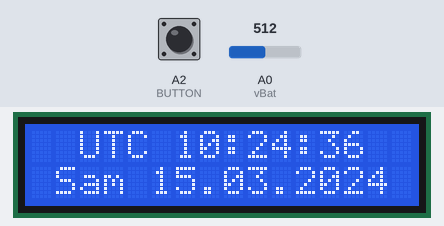
A sketch run on a simulated Arduino Uno, built with avr-gcc and run on an emulated ATmega328P. Parts: 16×2 character LCD. Wiring (inferred from the names in the program): DS1307 clock at I2C address 0x68. The inputs (shaded band) are chosen by the test bench; at power-on: A2 (BUTTON) HIGH, A0 (vBat) = 512. The local clock reads 2024-03-15 10:24:30 at power-on unless the sketch sets it.

Above: at 6.2 s.
6.3 s: A2 (BUTTON) pulled LOW for 0.15 s
At 16.6 s:
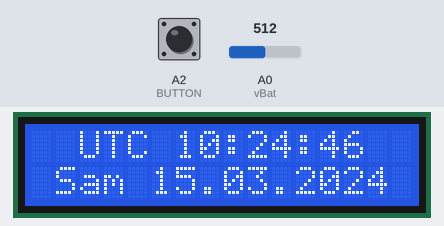
20.5 s: A0 (vBat) set to 122
At 21.8 s:
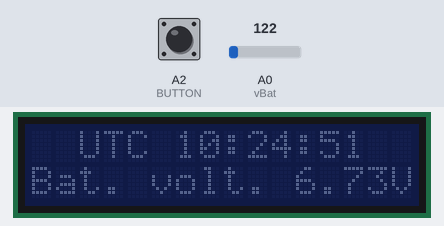
24.5 s: A2 (BUTTON) pulled LOW for 1 s
At 26.8 s:
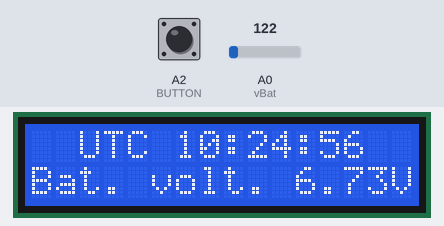
29.5 s: A0 (vBat) set to 102
At 29.9 s:
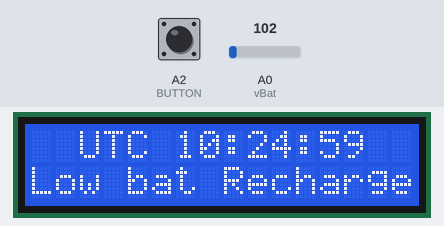
32.5 s: A0 (vBat) set to 306
39.5 s: A2 (BUTTON) pulled LOW for 3.2 s
At 43.8 s:
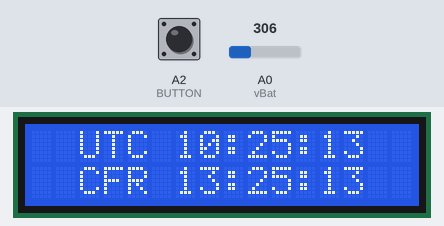

The sketch:

YO8SHU_Contest_ClockVer2.ino
```cpp
// Ceas pentru concursurile de radioamatori
// Versiune 3.0
// YO8SHU Robert

// Connectare LCD:
//pin SDA to Arduino Analog pin A4
//pin SCL to Arduino Analog pin A5
//pin GND to Arduino GND
//pin VCC to Arduino 5v

//Conectare RTC:
//pin SDA to Arduino Analog pin A4
//pin SCL to Arduino Analog pin A5
//pin GND to Arduino GND
//pin VCC to Arduino 5v

// Conectare Divizor pin A0
// Conectare buton pin A2

//Librarii

#include <Wire.h>                             // include libraria Wire.h
#include <LCD.h>                              // include libraria LCD.h
#include <LiquidCrystal_I2C.h>                // include libraria LiquidCrystal_I2C.h
#define DS1307_I2C_ADDRESS 0x68               // defineste adresa I2C folosita de RTC 0x68
LiquidCrystal_I2C  lcd(0x27,2,1,0,4,5,6,7);   // defineste adresa I2C folosita de LCD 0x27

// Configurare Voltmetru
   int vBat = A0;                                //Pinul folosit pentru citirea voltajului de pe baterie, A0.
   float vout = 0;
   float vin = 0;
   float R1 = 103000;                            // R1 aprox 100K, pentru acuratetea masurarii trebuie introdusa valoarea exacta!
   float R2 = 10000;                             // R2 aprox 10K, pentru acuratetea masurarii trebuie introdusa valoarea exacta!
   int value = 0;

// Configurare activare si temporizare retroiluminare
   const byte BUTTON = A2;                       // Pinul folosit pentru butonul ce prinde retroiluminarea, A2
   unsigned long buttonPushedMillis = 0;         // defineste cand butonul a fost eliberat
   unsigned long ledTurnedOnAt = 0;              // defineste cand ledul sa aprins
   unsigned long turnOnDelay = 250;              // defineste cat se asteapta pana se aprinde ledul
   unsigned long turnOffDelay = 10000;           // defineste cat timp sta aprins ledul
   bool ledReady = true;                         // flag for when button is let go
   bool ledState = false;                        // for LED is on or not.

// Converteste numerele Zecimale in Binare
   byte decToBcd(byte val)
        {return ( (val/10*16) + (val%10) );}

// Converteste numerele Binare in Zecimale
   byte bcdToDec(byte val)
        {return ( (val/16*10) + (val%16) );}

// 1) Setarea datei si orei in modulul RTC
// 2) Porneste ceasul
// 3) regleaza afisarea orei in formatul 24 ore
// introduceti cifre corecte
   void setDateDs1307( byte second,                         //ORA:   // 0-59
                       byte minute,                                  // 0-59
                       byte hour,                                    // 1-23
                       byte dayOfWeek,                      //DATA:  // 1-7
                       byte dayOfMonth,                              // 1-28/29/30/31
                       byte month,                                   // 1-12
                       byte year)                                    // 0-99
   {Wire.beginTransmission(DS1307_I2C_ADDRESS);
    Wire.write(0);
    Wire.write(decToBcd(second));                                   // 0 to bit 7 starts the clock
    Wire.write(decToBcd(minute));
    Wire.write(decToBcd(hour));
    Wire.write(decToBcd(dayOfWeek));
    Wire.write(decToBcd(dayOfMonth));
    Wire.write(decToBcd(month));
    Wire.write(decToBcd(year));
    Wire.write(0x10);                                               // sends 0x10 (hex) 00010000 (binary) to control register - turns on square wave
    Wire.endTransmission();}

// Citirea datei si orei din modulul RTC
   void getDateDs1307(byte *second,
   byte *minute,
   byte *hour,
   byte *dayOfWeek,
   byte *dayOfMonth,
   byte *month,
   byte *year)

// Reset the register pointer
             {Wire.beginTransmission(DS1307_I2C_ADDRESS);
              Wire.write(0);
              Wire.endTransmission();
              Wire.requestFrom(DS1307_I2C_ADDRESS, 7);
               *second     = bcdToDec(Wire.read() & 0x7f);        // A few of these need masks because certain bits are control bits
               *minute     = bcdToDec(Wire.read());
               *hour       = bcdToDec(Wire.read() & 0x3f);        // Need to change this if 12 hour am/pm
               *dayOfWeek  = bcdToDec(Wire.read());
               *dayOfMonth = bcdToDec(Wire.read());
               *month      = bcdToDec(Wire.read());
               *year       = bcdToDec(Wire.read());}

void setup()
    {pinMode(BUTTON, INPUT_PULLUP);           // Setaza butonul ca fiind Pulup
     pinMode(vBat, INPUT);                    // Setaza pinul de masura voltaj baterie ca fiind INPUT
     lcd.setBacklightPin(3,POSITIVE);         // Seteaza pinul 3 din i2c to lcd ca fiind cel ce controleaza iluminatul
     lcd.setBacklight(HIGH);                  // Aprinde iluminatul
     byte second, minute, hour, dayOfWeek, dayOfMonth, month, year;
     Wire.begin();

// Introduceti mai jos data si ora exacta
// Aceasta informatii se introduc doar atunci cand dorim sincronizarea ceasului cu ora excacta
// In functie de calitatea RTC-ului acest lucru nu trebuie efectuat prea des.

             second = 0;                     // aici se introduce secunda exacta
             minute = 12;                    // aici se introduce minutul exact
             hour = 13;                      // aici se introduce ora exacta
             dayOfWeek = 7;                  // aici se introduce numarul zilei din saptamana
             dayOfMonth = 12;                // aici se introduce ziua
             month = 04;                     // aici se introduce luna
             year = 20;                      // aici se introduce anul

// Pentru a introduce datele de mai sus in modulul RTC, se decomenteaza urmatoarea linie si apoi se uploadeaza codul in arduino.
// setDateDs1307(second, minute, hour, dayOfWeek, dayOfMonth, month, year);
// Dupa ce sa uploadat codul cu ora exacta reglata, se comentaza la loc linia de deasupra si se face upload la cod din nou.
// daca linia raman decomentata, la fiecare pornire a ceasului informatiile de mai sus se reintroduc in
// modulul RTC ceea ce face ca data si ora sa se reseteze la momentul uploadului initial.

// initializare LCD
   lcd.begin(16, 2);                                                         // Stabileste dimensiunile LCD-ului
   lcd.setCursor(0,1);                                                       // Stabileste pozitia cursorului la inceputul primului rand , Stanga sus
   lcd.print(" CONTEST  TIMER ");                                            // Afiseaza textul ditre paranteze
   lcd.setCursor(0,0);                                                       // Stabileste pozitia cursorului la inceputul urmatorului rand.
   lcd.print("YO8SHU/P  Ver. 3");                                            // Afiseaza textul ditre paranteze, puteti modifica textul dupa plac
   delay(5000);                                                              // pauza de 5 secunde sa se poata citi textul
   lcd.clear();}                                                             // sterge ecranul

  void loop()
       {byte second, minute, hour, dayOfWeek, dayOfMonth, month, year;
        getDateDs1307(&second, &minute, &hour, &dayOfWeek, &dayOfMonth, &month, &year);

        BackLight();                                                          //Apeleaza functia backlight

//Afisare DATA si ORA
       UTC();                                                                  // Afiseaza ora UTC pe primul rand
            if (second < 20){CFR(); }                                          // Daca secunde < 20 afiseaza pe randul 2 ora CFR
            else if (second < 30){BatVolt(); }                                 // Altfel daca secunde < 30 afiseaza voltajul bateriei pe randul 2
            else if (second < 50){ DATA(); }                                   // Altfel daca secunde < 50 afiseaza pe randul doi data
            else if (second < 60){BatVolt(); }}                                // Altfel daca secunde < 60 afiseaza voltajul bateriei pe randul 2

//Functie citire si afisare voltaj baterie
void BatVolt()
    {value = analogRead(vBat);                                               // citeste pinul vBat si stocheaza valoarea in value
     vout =(value * 5) / 1024.0;                                             // defineste vout ca fiind value inmulti cu tensiunea de referinta totul impartit la numarul de pasi
     vin = vout / (R2/(R1+R2));                                              // defineste vin ca fiind vout impartit la divizorul de tensiune
       if (vin<6) {                                                          // daca vin mai mic ca 6
          lcd.setCursor(0,1);                                                // stabileste cursorul pe randul 2
          lcd.print("Low bat Recharge");}                                    // afiseaza low bat reincarcati
       else{                                                                 // altfel
          lcd.setCursor(0,1);                                                // cursorul pe randul 2
          lcd.print("Bat. volt. ");                                          // afiseaza: Bat. Volt.
          lcd.print(vin);                                                    // afiseaza valoarea lui vin
          lcd.print("V");}}                                                  // afiseaza: V

// Functie aprindere backlight
void BackLight()
    {unsigned long currentMillis = millis();                                          // deineste surrentMillis ca find ora actuala
      if (digitalRead(BUTTON) == LOW) {
          buttonPushedMillis = currentMillis;                                         // inoieste milis cand butonul a fost apasat
          ledReady = true; }
      if (ledReady) {                                                                 // this is typical millis code here:
      if ((unsigned long)(currentMillis - buttonPushedMillis) >= turnOnDelay) {       // okay, enough time has passed since the button was let go.
         lcd.setBacklight(HIGH);                                                      // Backlight on setup our next "state"
         ledState = true;                                                             // save when the LED turned on
         ledTurnedOnAt = currentMillis;                                               // wait for next button press
         ledReady = false;}}
      if (ledState) {                                                                 // okay, led on, check for now long
      if ((unsigned long)(currentMillis - ledTurnedOnAt) >= turnOffDelay) {
          ledState = false;
          lcd.setBacklight(LOW);}}}                                                    // Backlight off

// functie afisare ora UTC
void UTC()
    {byte second, minute, hour, dayOfWeek, dayOfMonth, month, year;
     getDateDs1307(&second, &minute, &hour, &dayOfWeek, &dayOfMonth, &month, &year);

//Afiseaza ORA UTC
     lcd.setCursor(0,0);
     lcd.print("  UTC ");
         if (hour<10){lcd.print("0");}
     lcd.print(hour, DEC);
     lcd.print(":");
         if (minute<10){lcd.print("0");}
     lcd.print(minute, DEC);
     lcd.print(":");
         if (second<10){lcd.print("0");}
     lcd.print(second, DEC);
     lcd.print("  ");}

// Functie afisare ora CFR
void CFR()
    {byte second, minute, hour, dayOfWeek, dayOfMonth, month, year;
     getDateDs1307(&second, &minute, &hour, &dayOfWeek, &dayOfMonth, &month, &year);

//Afiseaza ORA CFR
     lcd.setCursor(0,1);
     lcd.print("  CFR ");
         if (hour+3<10){lcd.print("0");}                               // se inlocuieste +3 cu +2 daca se foloseste ora de iarna
         if (hour+3>24){lcd.print (hour-21,DEC);}                      // se inlocuieste +3 cu +2 daca se foloseste ora de iarna
         else {lcd.print(hour+3, DEC);}                                // se inlocuieste +3 cu +2 daca se foloseste ora de iarna
     lcd.print(":");
         if (minute<10){lcd.print("0");}
     lcd.print(minute, DEC);
     lcd.print(":");
         if (second<10){lcd.print("0");}
     lcd.print(second, DEC);
     lcd.print("  ");}

// Functie afisare DATA
void DATA()
    {byte second, minute, hour, dayOfWeek, dayOfMonth, month, year;
     getDateDs1307(&second, &minute, &hour, &dayOfWeek, &dayOfMonth, &month, &year);

//Afiseaza DATA
     lcd.setCursor(0,1);
     lcd.print(" ");
         switch(dayOfWeek){                           //AFISEAZA in loc de cifra, numele zilei
          case 1: lcd.print("Lun"); break;
          case 2: lcd.print("Mar"); break;
          case 3: lcd.print("Mie"); break;
          case 4: lcd.print("Joi"); break;
          case 5: lcd.print("Vin"); break;
          case 6: lcd.print("Sam"); break;
          case 7: lcd.print("Dum"); break; }
     lcd.print(" ");
         if (dayOfMonth<10){lcd.print("0");}           //Daca ZIUA mai mica ca 10 afiseaza "0" inainte
     lcd.print(dayOfMonth, DEC);                       //Print ZIUA
     lcd.print(".");
         if (month<10) {lcd.print("0");}               //Daca LUNA mai mica ca 10 afiseaza "0" inainte
     lcd.print(month, DEC);                            //Print LUNA
     lcd.print(".20");
     lcd.print(year, DEC);                             //Print ANUL
     lcd.print(" ");}
```

Measured:
- the behaviour switches between 109 and 108 on A0 (vBat) (found by bisection; images 3 and 4)
- after the input at 20.5 s, the display: first changes at once (image 2 shows a later state)
- after the input at 24.5 s, the display: first differs from a run without the input after 1.3 s (image 3 shows a later state)
- after the input at 29.5 s, the display: changes at once (image 4)
- after the input at 39.5 s, the display: first differs from a run without the input after 3.5 s (image 5 shows a later state)
- what the display in image 1 shows lasts 0.6 s, from 16.1 s to 16.7 s
- what the display in image 2 shows lasts 1.1 s, from 21.0 s to 22.1 s
